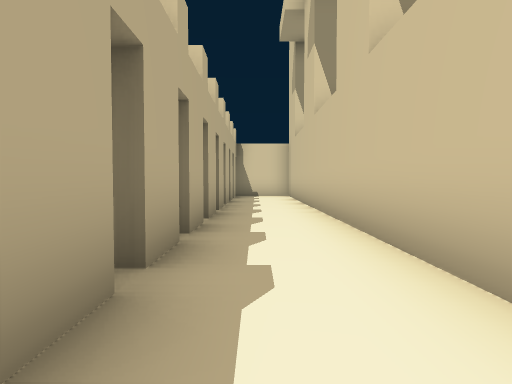
[1] (above)

12 first-person views from a walk through a scene from a Unity 3-D project. The camera is 1.2 m above the floor, tilts 2° down and sees 75° across. The floor is counted in squares, 2 m on a side. Each view is taken from the middle of a square. On the plan, view 1 faces up. The plan holds only what a view shows up to about 10 squares ahead; the rest is blank. The place goes on beyond the plan.

[2]
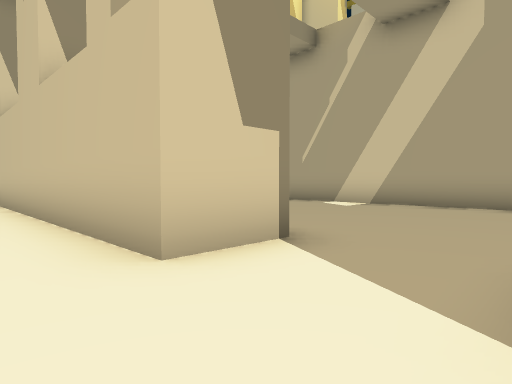

[3]
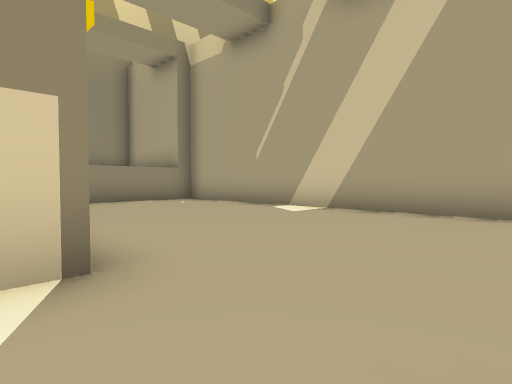

[4]
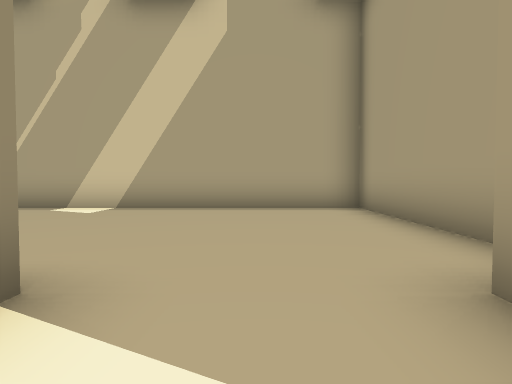

[5]
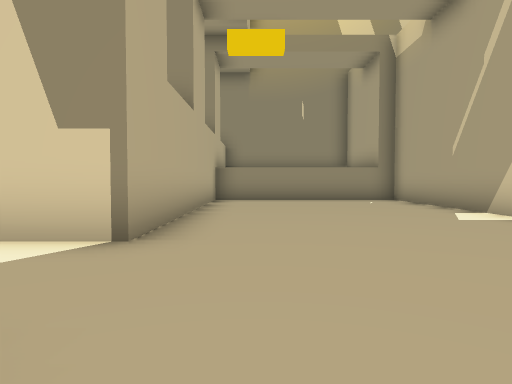

[6]
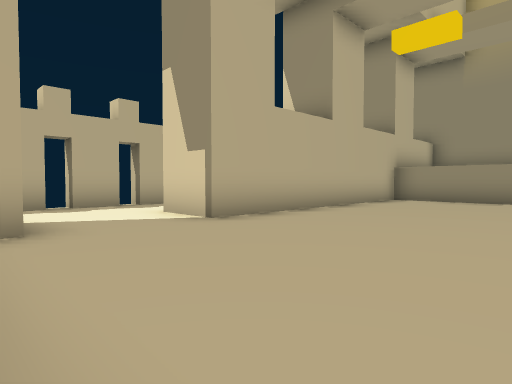

[7]
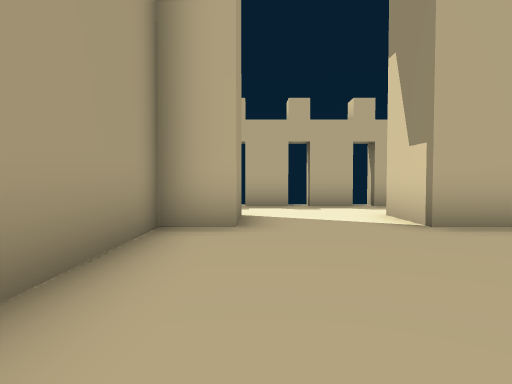

[8]
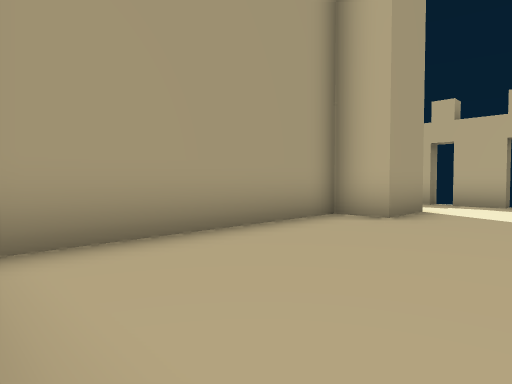

[9]
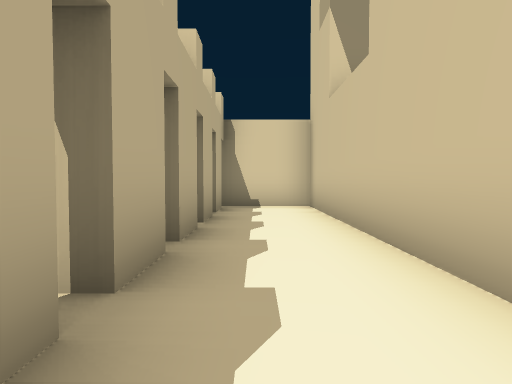

[10]
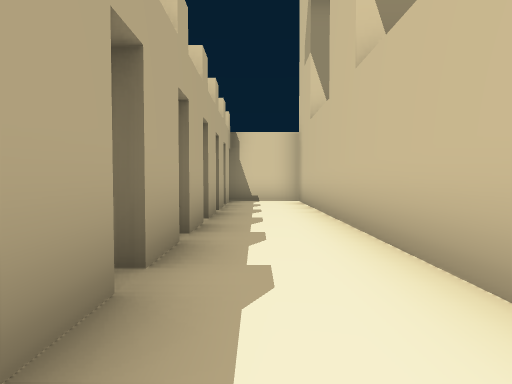

[11]
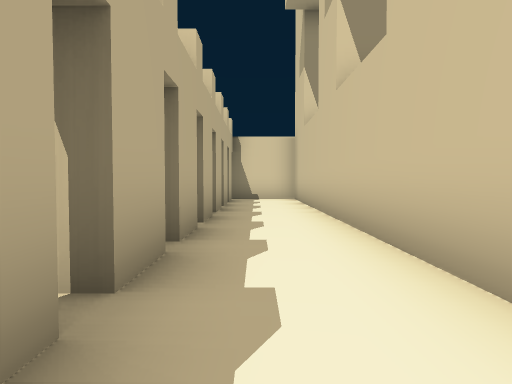

[12]
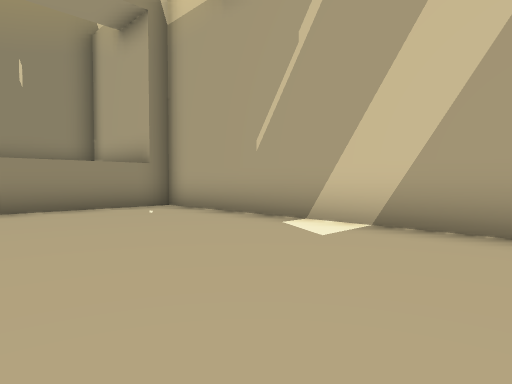

### Floor plan
Points are (right, up) in squares from view 1. A wall is a line through its corners. A room is listed if a view was taken in it or the views show most of it. See-through windows are left out.
Room 1 (views 1, 2, 3, 4, 5, 6, 7, 8, 12)
walls: (1.2, -2.2) (2.8, -2.2) (2.8, -3.2) (8.3, -3.2) (8.3, 7.2) (2.8, 7.2) (2.8, 0.2) (1.3, 0.2); (-0.7, 0.4) (-0.7, -0.7); (-0.7, -1.2) (-0.7, -2.2)
ways out: opening at (0.5, 1) to room 3; opening at (-1, -1); opening at (0.5, -3)
Room 2 (view 9)
walls: (-0.7, 6.2) (-0.7, 5.2); (-0.7, 7.8) (-0.7, 6.7); (1.3, 4.5) (1.3, 7.4)
ways out: opening at (0.5, 3.5) to room 3; opening at (0.5, 6.5) to room 4; opening at (-1, 5)
Room 3 (views 10, 11)
walls: (-0.7, 3.2) (-0.7, 2.2); (-0.7, 1.8) (-0.7, 0.8); (-0.7, 4.8) (-0.7, 3.7); (1.3, 0.2) (1.3, 4.5)
ways out: opening at (0.5, 1) to room 1; opening at (0.5, 3.5) to room 2; opening at (-1, 2)
Room 4 (no view inside)
walls: (-0.7, 9.2) (-0.7, 8.2); (-0.7, 10.8) (-0.7, 9.8); (1.3, 7.4) (1.3, 10.4)
ways out: opening at (0.5, 6.5) to room 2; opening at (0.5, 9.5) to room 5; opening at (-1, 8)
Room 5 (no view inside)
walls: (-0.7, 12.2) (-0.7, 11.2); (1.3, 10.4) (1.3, 12.7) (-0.9, 12.7)
ways out: opening at (0.5, 9.5) to room 4; opening at (-1, 11)

Positions as (right, up) in squares from view 1, and headings:
1: (0, 0), facing up
2: (0, -2), facing up-right
3: (2, -2), facing up-right
4: (1, -1), facing right
5: (4, -3), facing up
6: (7, -3), facing up-left
7: (7, -2), facing left
8: (8, 0), facing down-left
9: (0, 5), facing up
10: (0, 3), facing up
11: (0, 2), facing up
12: (4, 0), facing up-right
